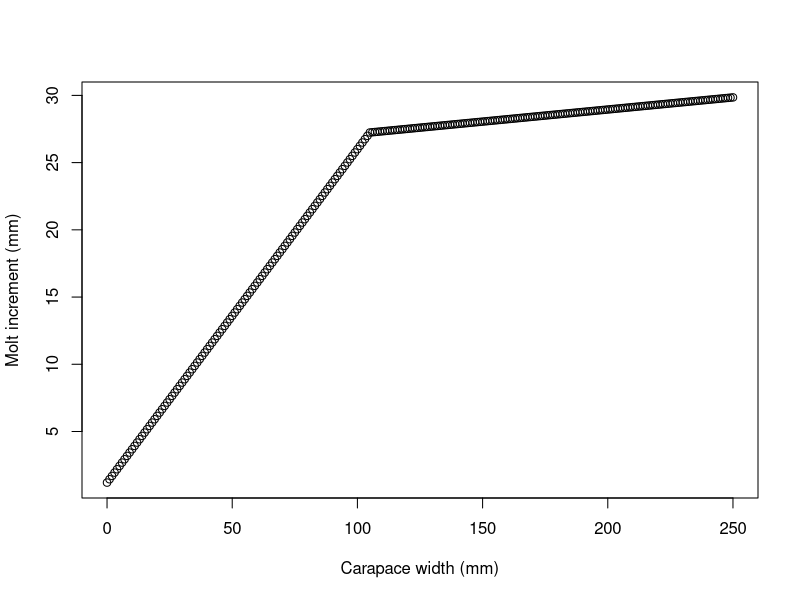
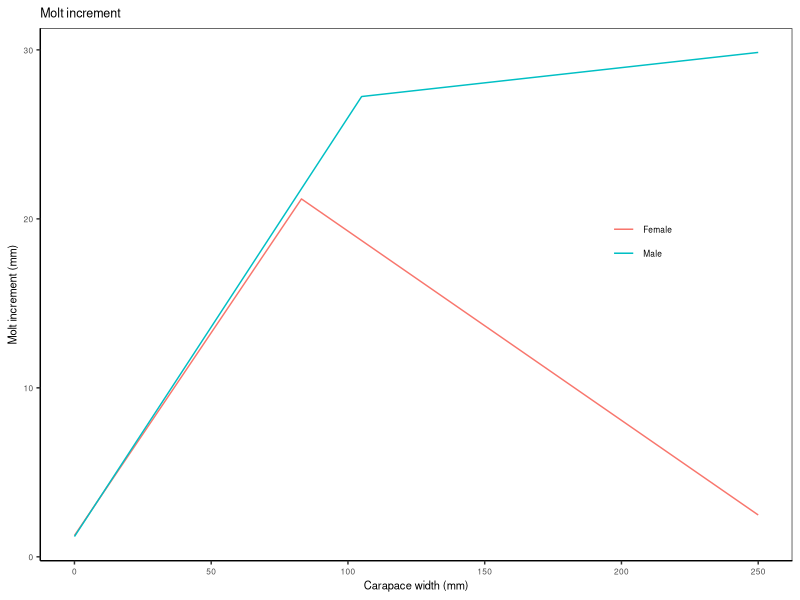
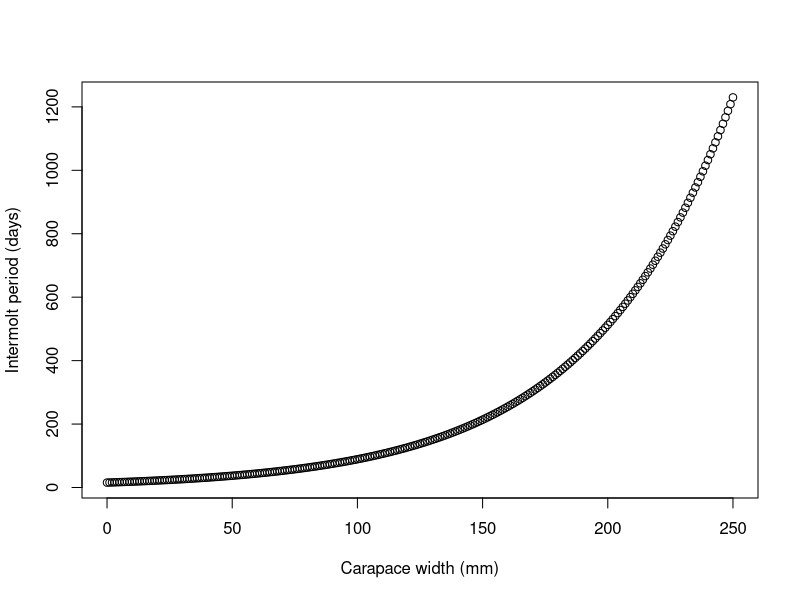
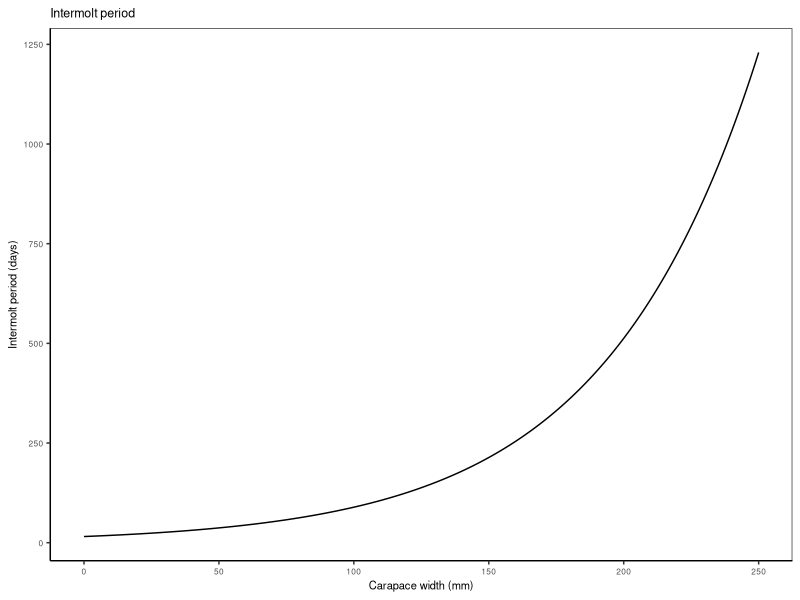
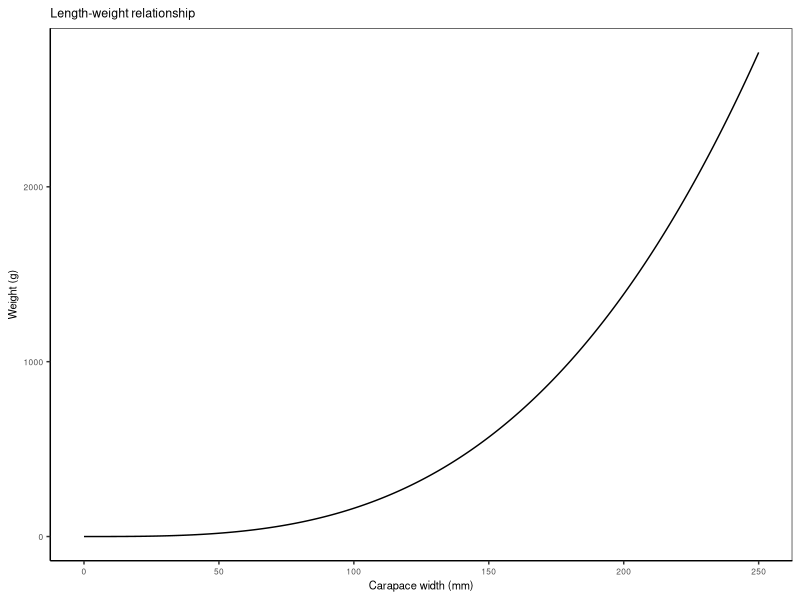

R code for these plots, in order: (Note: this script raises an error after producing the figures.)

# Derives length- and weight-at-age relationships for Dungeness crab
################################################################################

# Length-at-age
#####################################
# Wainwright, T. C., & Armstrong, D. A. (1993). Growth patterns in the Dungeness crab (Cancer magister Dana): 
# synthesis of data and comparison of models. Journal of Crustacean Biology, 13(1), 36-50.

# Average size at age projections based on:
# 1) Bent-line model for MI (molt increment) - Somerton (1980)
# 2) Degree-day model for IP (intermolt period) 

# 1) Bent-line model for MI (molt increment)
# MI (mm) = a + b * CW - c * CW' 
# CW = carapace width (mm), CW'  = max(0, CW - CW*), CW* is inflection point

# Male (Butler 1961, "study d"): a=1.20, b=0.248, c=0.230, X*=105
# Female (Butler 1961, "study d"): a=1.26, b=0.240, c=0.352, X*=83
# Average (Wainwright & Armstrong 1993 judgement): a=1.3, b=0.23, c=0.22, and X*=105

# 2) Degree-day model for IP (intermolt period) - Curry and Feldman (1987)
# log(IP * T') = a + b*CW so...
# IP (days) = exp(a + b*CW) / T'
#      {0,          T < Tmin
# T' = {T-Tmin,     Tmin < T < Tmax
#      {Tmax-Tmin,  Tmax < T
# Average (Wainwright & Armstrong 1993 judgement): Tmin=1.13, Tmax=13.44, a=5.25, b=0.0175


# Setup
################################################################################

# Clear workspace
rm(list = ls())

# Packages
library(tidyverse)

# Directories
datadir <- "data/life_history/data"
plotdir <- "data/life_history/figures"

# Setup theme
my_theme <- theme(axis.text=element_text(size=6),
                  axis.title=element_text(size=8),
                  plot.title=element_text(size=9),
                  legend.text=element_text(size=6),
                  legend.title=element_blank(),
                  panel.grid.major = element_blank(), 
                  panel.grid.minor = element_blank(),
                  panel.background = element_blank(), 
                  axis.line = element_line(colour = "black"))


# Derive molt increments and intermolt periods
################################################################################

# Calculate molt increment
# a=1.3; b=0.23; c=0.22; xstar=105; width_mm=0
calc_molt_increment <- function(a=1.3, b=0.23, c=0.22, xstar=105, width_mm){
  width_mm_hat <- max(0, width_mm - xstar)
  molt_inc_mm <- a + b*width_mm - c*width_mm_hat
  return(molt_inc_mm)
}

# Check and plot
# Male (Butler 1961, "study d"): a=1.20, b=0.248, c=0.230, X*=105
# Female (Butler 1961, "study d"): a=1.26, b=0.240, c=0.352, X*=83
# Average (Wainwright & Armstrong 1993 judgement): a=1.3, b=0.23, c=0.22, and X*=105
cw <- seq(0, 250, 1)
mi_m <- sapply(cw, function(x) calc_molt_increment(a=1.20, b=0.248, c=0.230, xstar=105, width_mm=x))
mi_f <- sapply(cw, function(x) calc_molt_increment(a=1.26, b=0.240, c=0.352, xstar=83, width_mm=x))
mi_avg <- sapply(cw, function(x) calc_molt_increment(a=1.3, b=0.23, c=0.22, xstar=105, width_mm=x))
plot(mi_m ~ cw, xlab="Carapace width (mm)", ylab="Molt increment (mm)")

# Build merged data
mi_data <- tibble(cw_mm=cw, Male=mi_m, Female=mi_f) %>% 
  gather(key="sex", value="mi_mm", 2:3) 

# Plot merged data
g1 <- ggplot(mi_data, aes(x=cw_mm, y=mi_mm, color=sex)) +
  geom_line() +
  labs(x="Carapace width (mm)", y="Molt increment (mm)", title="Molt increment") +
  scale_color_discrete(name="Sex") +
  theme_bw() + my_theme + theme(legend.position=c(0.8,0.6),
                                legend.background = element_rect(fill=alpha('blue', 0)))
g1

# Calculate molt intermolt period
# tmin_c=1.13; tmax_c=13.44; a=5.25; b=0.0175; width_mm=80; temp_c=15
calc_im_period <- function(tmin_c=1.13, tmax_c=13.44, a=5.25, b=0.0175, width_mm, temp_c){
  t_prime <- ifelse(temp_c < tmin_c, 0, 
                    ifelse(temp_c >= tmin_c & temp_c <= tmax_c, temp_c-tmin_c, tmax_c - tmin_c))
  ip_days <- exp(a+b*width_mm)/t_prime
  return(ip_days)
}

# Check and plot
ip_15c <- sapply(cw, function(x) calc_im_period(width_mm=x, temp_c=15))
plot(ip_15c ~ cw, xlab="Carapace width (mm)", ylab="Intermolt period (days)")

# Build merged data
ip_data <- tibble(cw_mm=cw, ip_days=ip_15c)

# Plot merged data
g2 <- ggplot(ip_data, aes(x=cw_mm, y=ip_days)) +
  geom_line() +
  labs(x="Carapace width (mm)", y="Intermolt period (days)", title="Intermolt period") +
  theme_bw() + my_theme
g2


# Length-weight regression
################################################################################

# Parameters (Zhang et al. 2004)
a <- 0.000102
b <- 3.10
wt_g <- a*cw^b

# Build merged data
lw_data <- tibble(cw_mm=cw, weight_g=wt_g)

# Plot merged data
g3 <- ggplot(lw_data, aes(x=cw_mm, y=wt_g)) +
  geom_line() +
  labs(x="Carapace width (mm)", y="Weight (g)", title="Length-weight relationship") +
  theme_bw() + my_theme
g3



# Simulate growth
################################################################################

# Number of molts to simulate
nmolts <- 20

# Set initial size as post larval size
# From OPC doc: "Larval Dungeness Crab settle on the substrate 
# after 4 months and having reached an approximate size of 5 mm (Rasmuson 2013)."
cw_mm_init <- 5
cw_mm_vec_m <- cw_mm_vec_f <- seq(0, 5, length.out=4*30)

# Loop through molts
for(i in 1:nmolts){
  
  # Male crabs
  cw_mm_now_m <- cw_mm_vec_m[length(cw_mm_vec_m)]
  inc_mm_m <- calc_molt_increment(a=1.20, b=0.248, c=0.230, xstar=105, width_mm=cw_mm_now_m)
  cw_mm_new_m <- cw_mm_now_m + inc_mm_m
  ip_days_m <- calc_im_period(width_mm=cw_mm_new_m, temp_c = 12) %>% round()
  cw_mm_new_period_m <- rep(cw_mm_new_m, ip_days_m)
  cw_mm_vec_m <- c(cw_mm_vec_m, cw_mm_new_period_m)
  
  # Female crabs
  cw_mm_now_f <- cw_mm_vec_f[length(cw_mm_vec_f)]
  inc_mm_f <- calc_molt_increment(a=1.26, b=0.240, c=0.352, xstar=83, width_mm=cw_mm_now_f)
  cw_mm_new_f <- cw_mm_now_f + inc_mm_f
  ip_days_f <- calc_im_period(width_mm=cw_mm_new_f, temp_c = 12) %>% round()
  cw_mm_new_period_f <- rep(cw_mm_new_f, ip_days_f)
  cw_mm_vec_f <- c(cw_mm_vec_f, cw_mm_new_period_f)
  
}


# Merge data
vonb_df <- rbind(tibble(sex="Male", cw_mm=cw_mm_vec_m),
                 tibble(sex="Female", cw_mm=cw_mm_vec_f)) %>% 
  group_by(sex) %>% 
  mutate(day=1:n(),
         age_yr=day/365,
         age_yr_int=ceiling(age_yr),
         weight_g=0.000102*cw_mm^3.10,
         weight_kg=weight_g/1000) %>% 
  filter(age_yr_int<=10) %>% 
  ungroup()

# Calculate stats
vonb_stats <- vonb_df %>% 
  group_by(sex, age_yr_int) %>% 
  summarize(cw_mm=median(cw_mm),
            weight_g=median(weight_g))

# Export stats
write.csv(vonb_stats, file=file.path(datadir, "dcrab_length_weight_at_age.csv"), row.names=F)
write.csv(vonb_df, file=file.path(datadir, "dcrab_length_weight_at_age_detailed.csv"), row.names=F)


# Plot length-at-age
g4 <- ggplot(vonb_df, aes(x=age_yr, y=cw_mm, color=sex)) +
  geom_line() +
  geom_point(data=vonb_stats, mapping=aes(x=age_yr_int-0.5, y=cw_mm, fill=sex), 
             shape=21, color="black", show.legend=FALSE) +
  labs(x="Age (yr)", y="Carapace width (mm)",title="Length-at-age") +
  scale_color_discrete(name="Sex") +
  scale_x_continuous(breaks=0:10) +
  geom_hline(yintercept=159, linetype="dotted", lwd=0.3) +
  annotate("text", x=10, y=165, label="Legal size (6.25 in)", hjust=1, vjust=0, size=2) +
  theme_bw() + my_theme + theme(legend.position=c(0.8,0.2),
                                legend.background = element_rect(fill=alpha('blue', 0)))
g4

# Plot weight-at-age
g5 <- ggplot(vonb_df, aes(x=age_yr, y=weight_g, color=sex)) +
  geom_line() +
  geom_point(data=vonb_stats, mapping=aes(x=age_yr_int-0.5, y=weight_g, fill=sex), 
             shape=21, color="black", show.legend=FALSE) +
  labs(x="Age (yr)", y="Body weight (g)", title="Weight-at-age") +
  scale_color_discrete(name="Sex") +
  scale_x_continuous(breaks=0:10) +
  theme_bw() + my_theme + theme(legend.position=c(0.8,0.2),
                                legend.background = element_rect(fill=alpha('blue', 0)))
g5


# Build and export figure
################################################################################

# Packages
library(grid)
library(gridExtra)

# Arrange and save
g <- grid.arrange(g1, g2, g3, g4, g5, 
                  layout_matrix = rbind(c(1,1,2,2,3,3),
                                        c(4,4,4,5,5,5)))

g

# Export figure
ggsave(g, filename=file.path(plotdir, "figure_dcrab_growth_by_sex.png"), 
       width=6.5, height=5, units="in", dpi=600)



